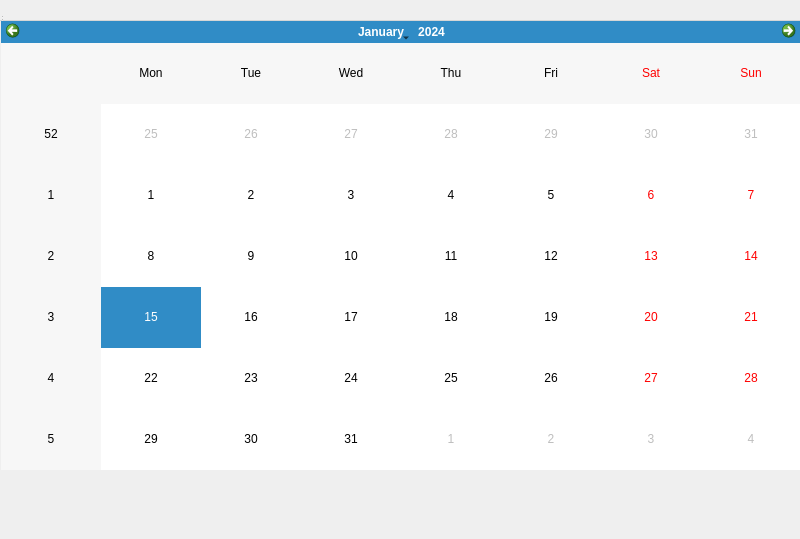
<?xml version="1.0" encoding="UTF-8"?>
<ui version="4.0">
 <class>Calendar</class>
 <widget class="QWidget" name="Calendar">
  <property name="geometry">
   <rect>
    <x>0</x>
    <y>0</y>
    <width>800</width>
    <height>539</height>
   </rect>
  </property>
  <property name="windowTitle">
   <string>MainWindow</string>
  </property>
  <widget class="QWidget" name="centralwidget">
   <widget class="QCalendarWidget" name="calendarWidget">
    <property name="geometry">
     <rect>
      <x>1</x>
      <y>20</y>
      <width>800</width>
      <height>450</height>
     </rect>
    </property>
    <property name="autoFillBackground">
     <bool>true</bool>
    </property>
    <property name="gridVisible">
     <bool>false</bool>
    </property>
    <property name="selectionMode">
     <enum>QCalendarWidget::SingleSelection</enum>
    </property>
   </widget>
  </widget>
  <widget class="QMenuBar" name="menubar">
   <property name="geometry">
    <rect>
     <x>0</x>
     <y>0</y>
     <width>800</width>
     <height>21</height>
    </rect>
   </property>
  </widget>
  <widget class="QStatusBar" name="statusbar"/>
 </widget>
 <resources/>
 <connections/>
</ui>
